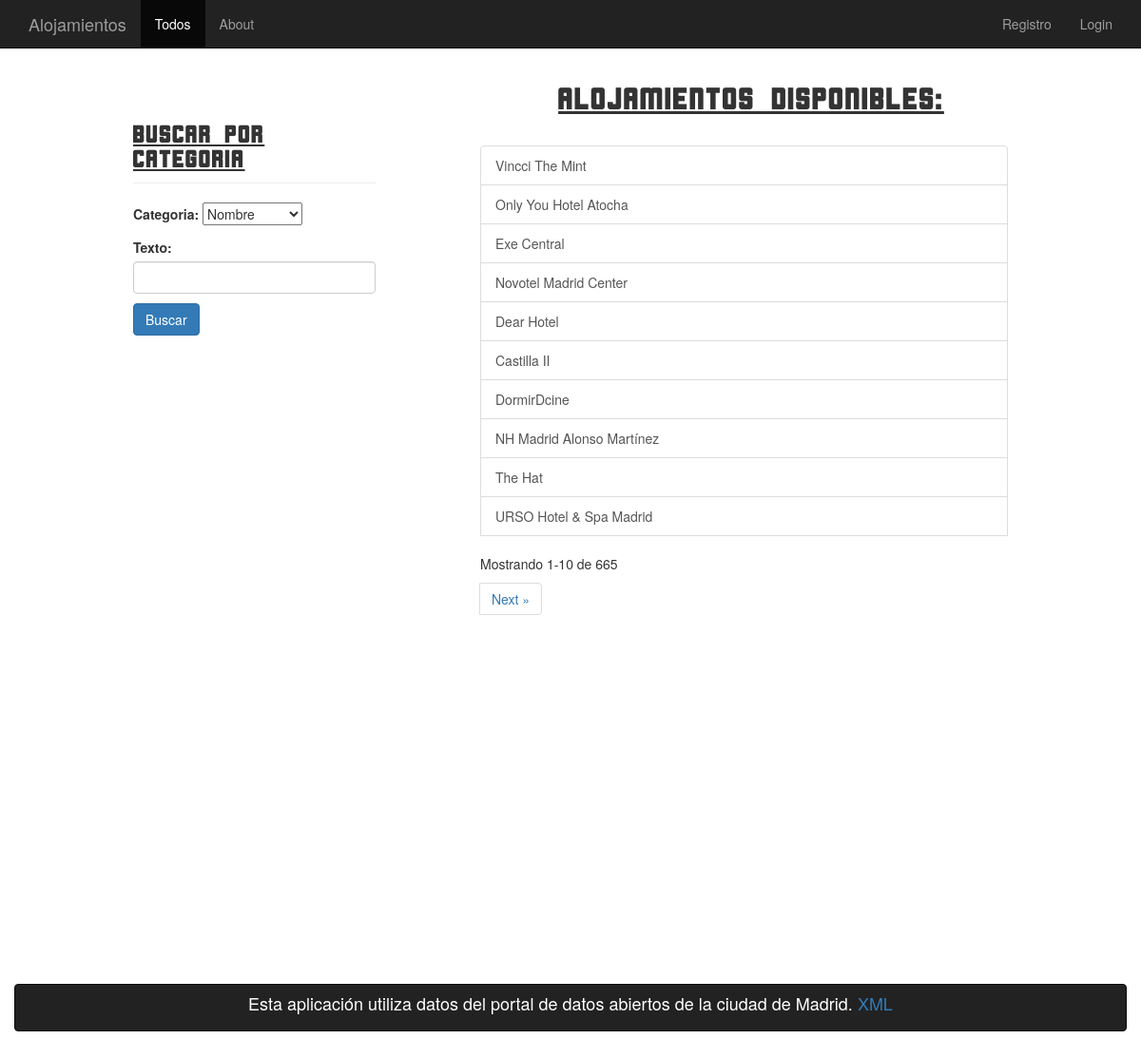
/alojamientos/, run on the app's committed database.
### alojamientos/models.py (models this page shows, shortened)
class Alojamiento(models.Model):
    nombre = models.CharField(max_length=200, unique=True)
    slug = models.CharField(max_length=100)
    telefono = models.CharField(max_length=20, blank= True, null=True)
    email = models.EmailField(max_length=254, blank=True, null=True)
    descripcion = models.TextField(blank=True, null=True)
    url = models.CharField(max_length=300)
    tags = models.ManyToManyField(Tag)
    calle = models.CharField(max_length=200, blank= True, null=True)
    cpostal = models.IntegerField(blank= True, null=True)
    ciudad = models.CharField(max_length=100, blank= True, null=True)
    pais = models.CharField(max_length=100, blank= True, null=True)
    latitud = models.FloatField(blank= True, null=True)
    longitud = models.FloatField(blank= True, null=True)
    seleccionado = models.ManyToManyField(PerfilUsuario)
    class Meta:
        verbose_name = "Alojamiento"
        verbose_name_plural = "Alojamientos"

### alojamientos/views.py (the view)
class AlojamientoListView(generic.ListView):
    template_name = 'alojamientos/todos.html'
    model = Alojamiento
    context_object_name = 'alojamientos'
    paginate_by = 10
    def get_context_data(self, **kargs):
        context = super(AlojamientoListView, self).get_context_data(**kargs)
        CHOICES = (
        ('nombre', 'Nombre'),
        ('categoria', 'Categoria'),
        ('subcategoria', 'Subcategoria')
         )
        form = BuscadorForm(CHOICES)
        context['usercolor'] = self.usercolor
        context['usersize'] = self.usersize
        context['form'] = form
        context['buscador'] = "si"
        context['titulo'] = 'Buscar por categoria'
        context['nombre_btn'] = 'Buscar'
        context['todos'] = True
        return context
    def dispatch(self, request, *args, **kwargs):
        self.usercolor = colorSet(request.user.username)
        self.usersize = sizeSet(request.user.username)
        return super(AlojamientoListView, self).dispatch(request, *args, **kwargs)

### alojamientos/forms.py
class BuscadorForm(forms.Form):
    CHOICES = []
    categoria = forms.ChoiceField(choices=CHOICES, required=True)
    texto = forms.CharField(min_length=5, widget=forms.TextInput(attrs={'class':'form-control'}))
    def __init__(self, custom_choices=None, *args, **kwargs):
        super(BuscadorForm, self).__init__(*args, **kwargs)
        if custom_choices:
            self.fields['categoria'].choices = custom_choices

### usuarios/views.py (called while the page is built)
def colorSet(usuario):
    color = False
    try:
        usercolor = PerfilUsuario.objects.get(nombre=usuario)
        color = usercolor.color
    except:
        pass
    return color

def sizeSet(usuario):
    size = False
    try:
        usersize = PerfilUsuario.objects.get(nombre=usuario)
        size = usersize.size
    except:
        pass
    return size

### alojamientos/templates/alojamientos/todos.html (shortened to what this page needs)
{% extends 'alojamientos/base_alojamientos.html' %}
{% block alojamientos_content %}
    {% if alojamientos %}
        {% if buscador %}
            {% include 'alojamientos/buscador.html' %}
        {% endif %}
        <h2 class="texto-centrado cornerfont margen-bot">Alojamientos disponibles:</h2>
        <div class="list-group col-md-6 col-md-offset-1">
            {% for alojamiento in alojamientos %}
                <a class="list-group-item" href="{{alojamiento.id}}/es">{% autoescape off %}{{ alojamiento.nombre }}{% endautoescape %}</a></li>
            {% endfor %}
            {% if is_paginated %}
                <ul id="pagination-alojamientos" class="pagination">
                    <p>Mostrando {{ page_obj.start_index }}-{{page_obj.end_index}} de {{paginator.count}}</p>
                    {% if page_obj.has_next %}
                        <li><a href="?page={{ page_obj.next_page_number }}">Next &raquo;</a></li>
                    {% endif %}
                </ul>
            {% endif %}
        </div>
    {% else %}
        <h2>No hay alojamientos disponibles.</h2>
    {% endif %}
{% endblock alojamientos_content %}

### alojamientos/templates/alojamientos/base_alojamientos.html (shortened to what this page needs)
{% extends 'base.html' %}
{% block content %}
    {% block alojamientos_content %}{% endblock alojamientos_content %}
{% endblock content %}

### templates/base.html (shortened to what this page needs)
{% load staticfiles %}
<!DOCTYPE html>
<html lang='es'>
<head>
    <link rel="stylesheet" href="{% static 'bootstrap/css/bootstrap.css' %}">
    <link rel="stylesheet" href="{% static 'css/main.css' %}">
</head>
<body>
    <div class="container-fluid">
        <nav class="navbar navbar-inverse navbar-fixed-top">
            <div class="container">
                <div class="navbar-header">
                    <a href="{% url 'main.index' %}" class="navbar-brand">Alojamientos</a>
                </div>
                <div id="navbar" class="collapse navbar-collapse">
                    <ul class="nav navbar-nav">
                        <li class="{% if todos %}active{% endif %}"><a href="{% url 'alojamientos.todos' %}">Todos</a></li>
                        <li class="{% if about %}active{% endif %}"><a href="{% url 'main.about' %}">About</a></li>
                    </ul>
                    <ul class="nav navbar-nav navbar-right">
                      {% if user.is_authenticated %}
                        <li><a href="{% url 'usuarios.index' user %}">{{ user.username }}</a></li>
                        <li><a href="{% url 'usuarios.logout' user %}">Logout</a></li>
                      {% else %}
                        <li><a href="{% url 'usuarios.registro' %}">Registro</a></li>
                        <li><a href="{% url 'usuarios.login' %}">Login</a></li>
                      {% endif %}
                    </ul>
                </div>
            </div>
        </nav>
        <div class="container-fluid minimo-height" style="background-color:{% if usercolor %}{{usercolor}}{% endif %};
        font-size:{% if usersize %}{{usersize }}px{% endif %};">
            <div class="starter-template">
                {% block content %}{% endblock content %}
            </div>
        </div>
        <footer>
        <nav class="navbar navbar-inverse">
            <h4 class="footer">Esta aplicación utiliza datos del portal de datos abiertos de la ciudad de Madrid. <a href="#">XML</a></h4>
        </nav>
        </footer>
    </div>
</body>
</html>

### alojamientos/templates/alojamientos/buscador.html (shortened to what this page needs)
<div class="col-md-3 col-md-offset-1">
    <h3 class="page-header cornerfont">{{ titulo }}</h3>
    <form action="{% url 'alojamientos.buscar' %}" method="post">
        {{ form.as_p }}
        <button type="submit" class="btn btn-primary">{{ nombre_btn }}</button>
    </form>
</div>

### static/css/main.css (style rules this page uses)
body { margin: 70px 0 20px 0; }
.margen-bot { margin-bottom: 30px; }
.footer { color:white !important; text-align:center; }
.texto-centrado { text-align:center; }
.minimo-height { min-height: 965px; }
.cornerfont { font-family: "CornerStone"; font-weight: bold; text-decoration: underline; }

### data on the page
Alojamiento: nombre "Vincci The Mint"
Alojamiento: nombre "Only You Hotel Atocha"
Alojamiento: nombre "Exe Central"
Alojamiento: nombre "Novotel Madrid Center"
Alojamiento: nombre "Dear Hotel"
Alojamiento: nombre "Castilla II"
Alojamiento: nombre "DormirDcine"
Alojamiento: nombre "NH Madrid Alonso Martínez"
Alojamiento: nombre "The Hat"
Alojamiento: nombre "URSO Hotel & Spa Madrid"

### other printed values
{{ titulo }} "Buscar por categoria"
{{ nombre_btn }} "Buscar"
{{ page_obj.start_index }} "1"
{{ page_obj.end_index }} "10"
{{ paginator.count }} "665"
